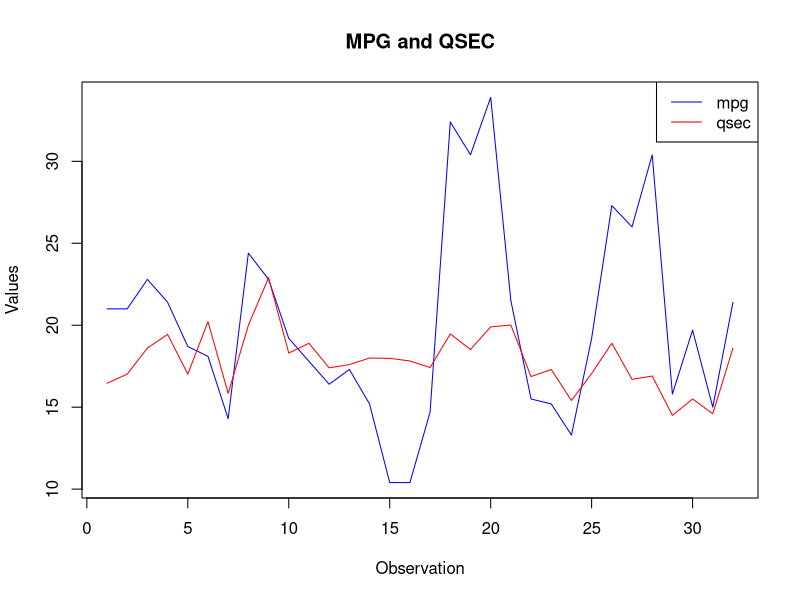

Write the R code that produced this figure.
data(mtcars)

# Plot mpg and qsec
matplot(mtcars[, c("mpg", "qsec")],
        type = "l",
        lty = 1,
        col = c("blue", "red"),
        xlab = "Observation",
        ylab = "Values",
        main = "MPG and QSEC")

legend("topright",
       legend = c("mpg", "qsec"),
       col = c("blue", "red"),
       lty = 1)
